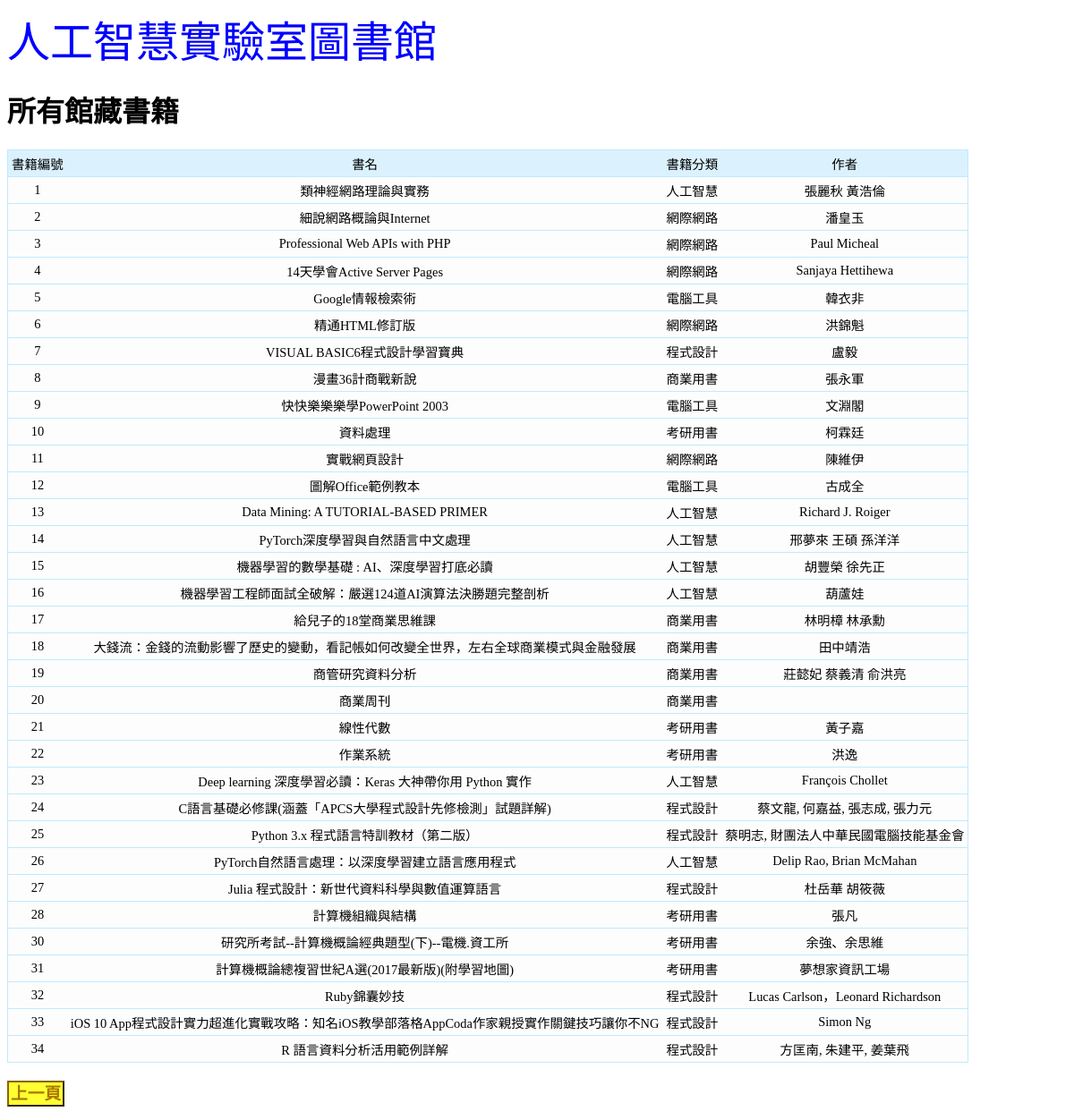
The page /selectall1.php on the database its author committed.
### tables this page shows
CREATE TABLE `books` (
  `bookid` int(11) NOT NULL,
  `bookname` text NOT NULL,
  `category` text NOT NULL,
  `author` text DEFAULT NULL,
  `userid` int(11) DEFAULT NULL,
  `duedate` datetime DEFAULT NULL
);

### selectall1.php (the view, shortened to what this page needs)
<html>
	<head><title>AILab Library</title>
		<font size = 7 face="標楷體" color = blue>人工智慧實驗室圖書館<br></font>
	</head>
	<body background="images.jpg">
	<h1>所有館藏書籍</h1>
	<?php
		$host = 'localhost';
		$user = 'root';
		$passwd = '';
		$database = 'books';
		$link = mysqli_connect($host, $user, $passwd, $database);
		mysqli_select_db($link,$database);
		mysqli_query($link,"SET NAMES 'utf8';");
		$selectSql="SELECT * FROM books";
		$result = mysqli_query($link,$selectSql);
		echo "<table class = table4_1><tr align='center'>";
			echo "<td>書籍編號</td>";
			echo "<td>書名</td>";
			echo "<td>書籍分類</td>";
			echo "<td>作者</td>";
			echo "</tr>";
		while($row=mysqli_fetch_row($result)) {
					echo "<tr align='center'>";
					for($j=0; $j<mysqli_num_fields($result)-2; $j++) {
							echo "<td>$row[$j]</td>";
					}
		} echo "</table>";
	?>
	<h3><a href = "logsuccessful.php">上一頁</a></h3>
	</body>
</html>

### selectall1.php (style rules this page uses)
a { text-decoration:none; text-decoration:none; color: #AA7700; PADDING-RIGHT: 2px; PADDING-LEFT: 2px; PADDING-BOTTOM: 2px; PADDING-TOP: 2px; background-color:#FFFF33; height: 20px; width: 120px; text-align: center; border: #886600; border-style: outset; border-top-width: 2px; border-right-width: 2px; border-bottom-width: 2px; border-left-width: 2px }
.table4_1,.table4_1 th,.table4_1 td { font-size:0.95em; text-align:center; padding:4px; border-collapse:collapse; }
.table4_1 th,.table4_1 td { border: 1px solid #c1e9fe; border-width:1px 0 1px 0 }
.table4_1 tr { border: 1px solid #c1e9fe; }
.table4_1 tr:nth-child(odd) { background-color:#dbf2fe; }
.table4_1 tr:nth-child(even) { background-color:#fdfdfd; }

### rows shown on the page
books: bookid "1", bookname "類神經網路理論與實務", category "人工智慧", author "張麗秋 黃浩倫"
books: bookid "2", bookname "細說網路概論與Internet", category "網際網路", author "潘皇玉"
books: bookid "3", bookname "Professional Web APIs with PHP", category "網際網路", author "Paul Micheal"
books: bookid "4", bookname "14天學會Active Server Pages", category "網際網路", author "Sanjaya Hettihewa"
books: bookid "5", bookname "Google情報檢索術", category "電腦工具", author "韓衣非"
books: bookid "6", bookname "精通HTML修訂版", category "網際網路", author "洪錦魁"
books: bookid "7", bookname "VISUAL BASIC6程式設計學習寶典", category "程式設計", author "盧毅"
books: bookid "8", bookname "漫畫36計商戰新說", category "商業用書", author "張永軍"
books: bookid "9", bookname "快快樂樂樂學PowerPoint 2003", category "電腦工具", author "文淵閣"
books: bookid "10", bookname "資料處理", category "考研用書", author "柯霖廷"
books: bookid "11", bookname "實戰網頁設計", category "網際網路", author "陳維伊"
books: bookid "12", bookname "圖解Office範例教本", category "電腦工具", author "古成全"
books: bookid "13", bookname "Data Mining: A TUTORIAL-BASED PRIMER", category "人工智慧", author "Richard J. Roiger"
books: bookid "14", bookname "PyTorch深度學習與自然語言中文處理", category "人工智慧", author "邢夢來 王碩 孫洋洋"
books: bookid "15", bookname "機器學習的數學基礎 : AI、深度學習打底必讀", category "人工智慧", author "胡豐榮 徐先正"
books: bookid "16", bookname "機器學習工程師面試全破解：嚴選124道AI演算法決勝題完整剖析", category "人工智慧", author "葫蘆娃"
books: bookid "17", bookname "給兒子的18堂商業思維課", category "商業用書", author "林明樟 林承勳"
books: bookid "18", bookname "大錢流：金錢的流動影響了歷史的變動，看記帳如何改變全世界，左右全球商業模式與金融發展", category "商業用書", author "田中靖浩"
books: bookid "19", bookname "商管研究資料分析", category "商業用書", author "莊懿妃 蔡義清 俞洪亮"
books: bookid "20", bookname "商業周刊", category "商業用書"
books: bookid "21", bookname "線性代數", category "考研用書", author "黃子嘉"
books: bookid "22", bookname "作業系統", category "考研用書", author "洪逸"
books: bookid "23", bookname "Deep learning 深度學習必讀：Keras 大神帶你用 Python 實作", category "人工智慧", author "François Chollet"
books: bookid "24", bookname "C語言基礎必修課(涵蓋「APCS大學程式設計先修檢測」試題詳解)", category "程式設計", author "蔡文龍, 何嘉益, 張志成, 張力元"
books: bookid "25", bookname "Python 3.x 程式語言特訓教材（第二版）", category "程式設計", author "蔡明志, 財團法人中華民國電腦技能基金會"
books: bookid "26", bookname "PyTorch自然語言處理：以深度學習建立語言應用程式", category "人工智慧", author "Delip Rao, Brian McMahan"
books: bookid "27", bookname "Julia 程式設計：新世代資料科學與數值運算語言", category "程式設計", author "杜岳華 胡筱薇"
books: bookid "28", bookname "計算機組織與結構", category "考研用書", author "張凡"
books: bookid "30", bookname "研究所考試--計算機概論經典題型(下)--電機.資工所", category "考研用書", author "余強、余思維"
books: bookid "31", bookname "計算機概論總複習世紀A選(2017最新版)(附學習地圖)", category "考研用書", author "夢想家資訊工場"
books: bookid "32", bookname "Ruby錦囊妙技", category "程式設計", author "Lucas Carlson，Leonard Richardson"
books: bookid "33", bookname "iOS 10 App程式設計實力超進化實戰攻略：知名iOS教學部落格AppCoda作家親授實作關鍵技巧讓你不NG", category "程式設計", author "Simon Ng"
books: bookid "34", bookname "R 語言資料分析活用範例詳解", category "程式設計", author "方匡南, 朱建平, 姜葉飛"
